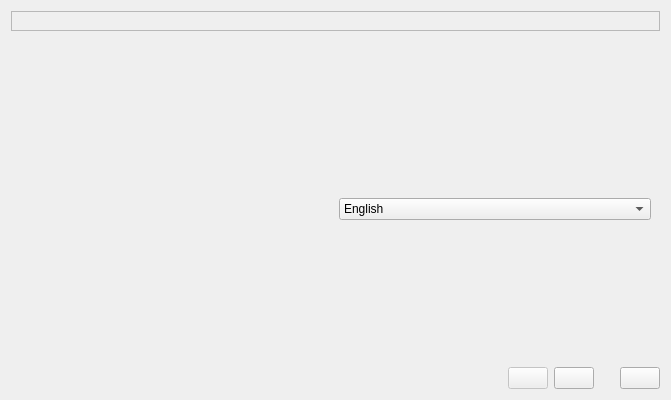
<?xml version="1.0" encoding="UTF-8"?>
<ui version="4.0">
 <class>First_Start_Wizard</class>
 <widget class="QDialog" name="First_Start_Wizard">
  <property name="geometry">
   <rect>
    <x>0</x>
    <y>0</y>
    <width>671</width>
    <height>400</height>
   </rect>
  </property>
  <property name="windowTitle">
   <string>First Start Wizard</string>
  </property>
  <property name="windowIcon">
   <iconset resource="../resources/icons.qrc">
    <normaloff>:/wizard.png</normaloff>:/wizard.png</iconset>
  </property>
  <layout class="QGridLayout" name="gridLayout_2">
   <item row="0" column="0">
    <widget class="QLabel" name="Label_Caption">
     <property name="font">
      <font>
       <pointsize>12</pointsize>
      </font>
     </property>
     <property name="frameShape">
      <enum>QFrame::StyledPanel</enum>
     </property>
     <property name="frameShadow">
      <enum>QFrame::Plain</enum>
     </property>
     <property name="text">
      <string/>
     </property>
    </widget>
   </item>
   <item row="1" column="0">
    <widget class="QStackedWidget" name="All_Pages">
     <property name="currentIndex">
      <number>0</number>
     </property>
     <widget class="QWidget" name="Welcome_Page">
      <layout class="QGridLayout" name="gridLayout_5">
       <item row="0" column="0">
        <widget class="QLabel" name="Label_Welcome_Text">
         <property name="text">
          <string/>
         </property>
         <property name="wordWrap">
          <bool>true</bool>
         </property>
        </widget>
       </item>
       <item row="1" column="0">
        <spacer name="verticalSpacer_3">
         <property name="orientation">
          <enum>Qt::Vertical</enum>
         </property>
         <property name="sizeHint" stdset="0">
          <size>
           <width>20</width>
           <height>100</height>
          </size>
         </property>
        </spacer>
       </item>
       <item row="2" column="0">
        <layout class="QHBoxLayout" name="horizontalLayout_2">
         <item>
          <widget class="QLabel" name="Label_Select_Language">
           <property name="text">
            <string/>
           </property>
          </widget>
         </item>
         <item>
          <widget class="QComboBox" name="CB_Language">
           <item>
            <property name="text">
             <string>English</string>
            </property>
           </item>
          </widget>
         </item>
        </layout>
       </item>
       <item row="3" column="0">
        <spacer name="verticalSpacer_4">
         <property name="orientation">
          <enum>Qt::Vertical</enum>
         </property>
         <property name="sizeHint" stdset="0">
          <size>
           <width>20</width>
           <height>101</height>
          </size>
         </property>
        </spacer>
       </item>
      </layout>
     </widget>
     <widget class="QWidget" name="General_Settings_Page">
      <layout class="QVBoxLayout" name="verticalLayout_6">
       <item>
        <layout class="QVBoxLayout" name="verticalLayout_5">
         <item>
          <layout class="QHBoxLayout" name="horizontalLayout_5">
           <item>
            <widget class="QLabel" name="Label_VM_Dir">
             <property name="sizePolicy">
              <sizepolicy hsizetype="Maximum" vsizetype="Preferred">
               <horstretch>0</horstretch>
               <verstretch>0</verstretch>
              </sizepolicy>
             </property>
             <property name="text">
              <string/>
             </property>
             <property name="wordWrap">
              <bool>true</bool>
             </property>
            </widget>
           </item>
           <item>
            <widget class="Line" name="line_2">
             <property name="orientation">
              <enum>Qt::Horizontal</enum>
             </property>
            </widget>
           </item>
          </layout>
         </item>
         <item>
          <layout class="QGridLayout" name="gridLayout_3">
           <property name="leftMargin">
            <number>10</number>
           </property>
           <property name="spacing">
            <number>4</number>
           </property>
           <item row="0" column="0">
            <widget class="QLineEdit" name="Edit_VM_Dir"/>
           </item>
           <item row="0" column="1">
            <widget class="QToolButton" name="TB_Browse_VM_Dir">
             <property name="text">
              <string/>
             </property>
             <property name="icon">
              <iconset resource="../resources/icons.qrc">
               <normaloff>:/open-folder.png</normaloff>:/open-folder.png</iconset>
             </property>
            </widget>
           </item>
           <item row="1" column="0" colspan="2">
            <spacer name="verticalSpacer_5">
             <property name="orientation">
              <enum>Qt::Vertical</enum>
             </property>
             <property name="sizeHint" stdset="0">
              <size>
               <width>20</width>
               <height>40</height>
              </size>
             </property>
            </spacer>
           </item>
          </layout>
         </item>
        </layout>
       </item>
      </layout>
     </widget>
     <widget class="QWidget" name="Find_Emulators_Page">
      <layout class="QGridLayout" name="gridLayout">
       <item row="0" column="0" colspan="4">
        <widget class="QLabel" name="Label_Find_Emulators">
         <property name="text">
          <string/>
         </property>
         <property name="wordWrap">
          <bool>true</bool>
         </property>
        </widget>
       </item>
       <item row="1" column="0" colspan="4">
        <widget class="QPlainTextEdit" name="Edit_Enulators_List">
         <property name="verticalScrollBarPolicy">
          <enum>Qt::ScrollBarAlwaysOn</enum>
         </property>
         <property name="horizontalScrollBarPolicy">
          <enum>Qt::ScrollBarAlwaysOff</enum>
         </property>
         <property name="readOnly">
          <bool>true</bool>
         </property>
        </widget>
       </item>
       <item row="2" column="0">
        <widget class="QPushButton" name="Button_Find_Emulators">
         <property name="text">
          <string/>
         </property>
         <property name="icon">
          <iconset resource="../resources/icons.qrc">
           <normaloff>:/system-search.png</normaloff>:/system-search.png</iconset>
         </property>
        </widget>
       </item>
       <item row="2" column="1">
        <widget class="QPushButton" name="Button_Skip_Find">
         <property name="text">
          <string/>
         </property>
         <property name="icon">
          <iconset resource="../resources/icons.qrc">
           <normaloff>:/go.png</normaloff>:/go.png</iconset>
         </property>
        </widget>
       </item>
       <item row="2" column="2">
        <widget class="QPushButton" name="Button_Edit">
         <property name="enabled">
          <bool>false</bool>
         </property>
         <property name="text">
          <string/>
         </property>
         <property name="icon">
          <iconset resource="../resources/icons.qrc">
           <normaloff>:/edit.png</normaloff>:/edit.png</iconset>
         </property>
        </widget>
       </item>
       <item row="2" column="3">
        <spacer name="horizontalSpacer_3">
         <property name="orientation">
          <enum>Qt::Horizontal</enum>
         </property>
         <property name="sizeHint" stdset="0">
          <size>
           <width>306</width>
           <height>20</height>
          </size>
         </property>
        </spacer>
       </item>
      </layout>
     </widget>
     <widget class="QWidget" name="Add_Emulator_Page">
      <layout class="QVBoxLayout" name="verticalLayout_10">
       <item>
        <layout class="QVBoxLayout" name="verticalLayout_9">
         <item>
          <widget class="QLabel" name="Label_Add_Emulator_Help">
           <property name="text">
            <string/>
           </property>
          </widget>
         </item>
         <item>
          <spacer name="verticalSpacer_9">
           <property name="orientation">
            <enum>Qt::Vertical</enum>
           </property>
           <property name="sizeType">
            <enum>QSizePolicy::Fixed</enum>
           </property>
           <property name="sizeHint" stdset="0">
            <size>
             <width>40</width>
             <height>20</height>
            </size>
           </property>
          </spacer>
         </item>
        </layout>
       </item>
       <item>
        <widget class="QLabel" name="Label_Add_Emulator_Path">
         <property name="text">
          <string/>
         </property>
        </widget>
       </item>
       <item>
        <layout class="QGridLayout" name="gridLayout_4">
         <property name="leftMargin">
          <number>10</number>
         </property>
         <property name="spacing">
          <number>4</number>
         </property>
         <item row="0" column="0">
          <widget class="QLineEdit" name="Edit_Add_Emulator_Path"/>
         </item>
         <item row="0" column="1">
          <widget class="QToolButton" name="TB_Add_Emulator_Browse">
           <property name="text">
            <string/>
           </property>
           <property name="icon">
            <iconset resource="../resources/icons.qrc">
             <normaloff>:/open-folder.png</normaloff>:/open-folder.png</iconset>
           </property>
          </widget>
         </item>
         <item row="1" column="0">
          <spacer name="verticalSpacer_6">
           <property name="orientation">
            <enum>Qt::Vertical</enum>
           </property>
           <property name="sizeType">
            <enum>QSizePolicy::Fixed</enum>
           </property>
           <property name="sizeHint" stdset="0">
            <size>
             <width>40</width>
             <height>10</height>
            </size>
           </property>
          </spacer>
         </item>
        </layout>
       </item>
       <item>
        <widget class="QLabel" name="Label_Add_Emulator_Version">
         <property name="text">
          <string/>
         </property>
        </widget>
       </item>
       <item>
        <layout class="QVBoxLayout" name="verticalLayout_8">
         <item>
          <layout class="QHBoxLayout" name="horizontalLayout_3">
           <item>
            <widget class="QPushButton" name="Button_Add_Emulator_Find">
             <property name="text">
              <string/>
             </property>
             <property name="icon">
              <iconset resource="../resources/icons.qrc">
               <normaloff>:/system-search.png</normaloff>:/system-search.png</iconset>
             </property>
            </widget>
           </item>
           <item>
            <widget class="QPushButton" name="Button_Add_Emulator_Manual_Mode">
             <property name="text">
              <string/>
             </property>
             <property name="icon">
              <iconset resource="../resources/icons.qrc">
               <normaloff>:/edit.png</normaloff>:/edit.png</iconset>
             </property>
            </widget>
           </item>
           <item>
            <spacer name="horizontalSpacer_4">
             <property name="orientation">
              <enum>Qt::Horizontal</enum>
             </property>
             <property name="sizeHint" stdset="0">
              <size>
               <width>40</width>
               <height>20</height>
              </size>
             </property>
            </spacer>
           </item>
          </layout>
         </item>
         <item>
          <spacer name="verticalSpacer_8">
           <property name="orientation">
            <enum>Qt::Vertical</enum>
           </property>
           <property name="sizeHint" stdset="0">
            <size>
             <width>20</width>
             <height>17</height>
            </size>
           </property>
          </spacer>
         </item>
        </layout>
       </item>
      </layout>
     </widget>
     <widget class="QWidget" name="Finish_Page">
      <layout class="QGridLayout" name="gridLayout_6">
       <item row="0" column="0">
        <widget class="QLabel" name="Label_Finish_Text">
         <property name="text">
          <string/>
         </property>
         <property name="wordWrap">
          <bool>true</bool>
         </property>
        </widget>
       </item>
      </layout>
     </widget>
    </widget>
   </item>
   <item row="2" column="0">
    <layout class="QHBoxLayout" name="horizontalLayout">
     <item>
      <spacer name="horizontalSpacer">
       <property name="orientation">
        <enum>Qt::Horizontal</enum>
       </property>
       <property name="sizeHint" stdset="0">
        <size>
         <width>40</width>
         <height>20</height>
        </size>
       </property>
      </spacer>
     </item>
     <item>
      <widget class="QPushButton" name="Button_Back">
       <property name="enabled">
        <bool>false</bool>
       </property>
       <property name="text">
        <string/>
       </property>
       <property name="icon">
        <iconset resource="../resources/icons.qrc">
         <normaloff>:/previous.png</normaloff>:/previous.png</iconset>
       </property>
      </widget>
     </item>
     <item>
      <widget class="QPushButton" name="Button_Next">
       <property name="text">
        <string/>
       </property>
       <property name="icon">
        <iconset resource="../resources/icons.qrc">
         <normaloff>:/next.png</normaloff>:/next.png</iconset>
       </property>
      </widget>
     </item>
     <item>
      <spacer name="horizontalSpacer_2">
       <property name="orientation">
        <enum>Qt::Horizontal</enum>
       </property>
       <property name="sizeType">
        <enum>QSizePolicy::Fixed</enum>
       </property>
       <property name="sizeHint" stdset="0">
        <size>
         <width>20</width>
         <height>20</height>
        </size>
       </property>
      </spacer>
     </item>
     <item>
      <widget class="QPushButton" name="Button_Cancel">
       <property name="text">
        <string/>
       </property>
       <property name="icon">
        <iconset resource="../resources/icons.qrc">
         <normaloff>:/cancel.png</normaloff>:/cancel.png</iconset>
       </property>
      </widget>
     </item>
    </layout>
   </item>
  </layout>
 </widget>
 <resources>
  <include location="../resources/icons.qrc"/>
 </resources>
 <connections/>
</ui>
